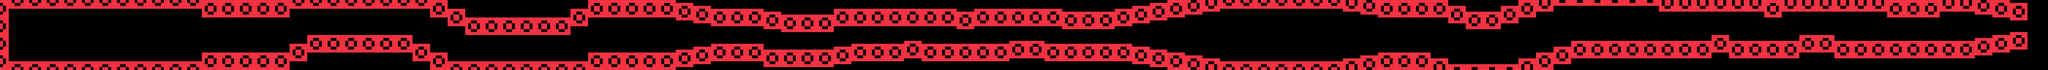

Rendered tile map (Tiled .tmx) drawn with the repository's tilesets; below, a short description and the map source with its tile grids summarised:
An orthogonal 700x24 tile map with 30x30 px tiles, 1 tile layer (Tile Layer 1) and 4 objects (2x size_change, finish, checkpoint).

<map version="1.0" orientation="orthogonal" renderorder="right-down" width="700" height="24" tilewidth="30" tileheight="30" nextobjectid="7">
 <properties>
  <property name="fixed_camera" value="" />
  <property name="gravity" value="450" />
  <property name="spawn_x" value="8" />
  <property name="spawn_y" value="8" />
  <property name="velocity" value="500" />
 </properties>
 <tileset firstgid="1" name="asf" tilewidth="30" tileheight="30" spacing="5" margin="2" tilecount="841">
  <image source="../../sprites/35_darklights.png" width="1024" height="1024" />
 </tileset>
 <layer name="Tile Layer 1" width="700" height="24">
  <properties>
   <property name="collision" value="" />
  </properties>
  <data>[16800 cells, 5348 non-empty, 1 distinct tile ids]</data>
 </layer>
 <objectgroup name="Object Layer 1">
  <object id="2" type="size_change" x="810" y="90" width="30" height="540">
   <properties>
    <property name="time" value="1" />
    <property name="value_x" value="60" />
    <property name="value_y" value="55" />
   </properties>
  </object>
  <object id="3" type="size_change" x="12540" y="90" width="30" height="540">
   <properties>
    <property name="time" value="1" />
    <property name="value_x" value="80" />
    <property name="value_y" value="75" />
   </properties>
  </object>
  <object id="5" type="finish" x="20610" y="210" width="180" height="120" />
  <object id="6" type="checkpoint" x="13500" y="90" width="30" height="540">
   <properties>
    <property name="start_x" value="450" />
    <property name="start_y" value="9" />
    <property name="start_y_velocity" value="0" />
   </properties>
  </object>
 </objectgroup>
</map>
